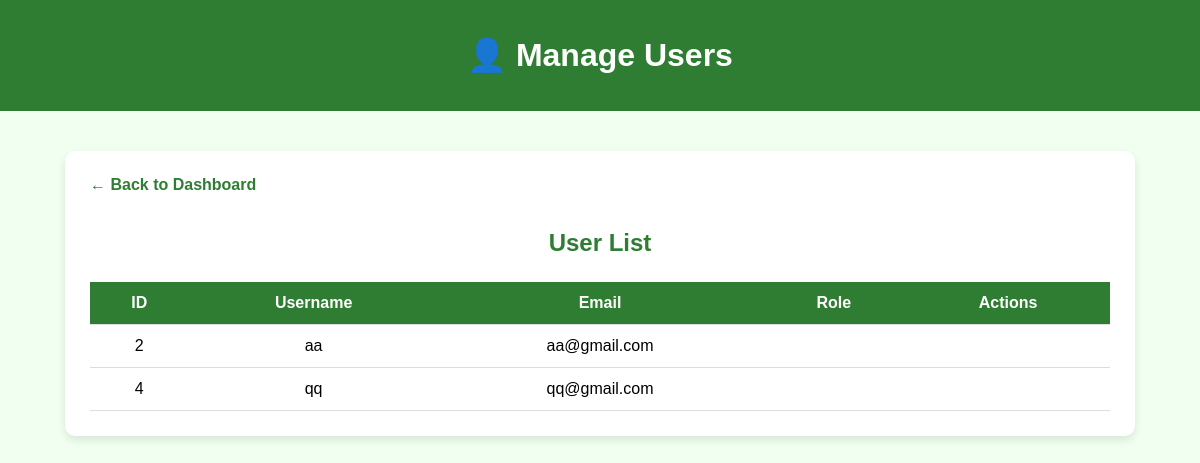
Screenshot of /manage-users/ with the database file from the repository.
### app/models.py (models this page shows, shortened)
class CustomUser(AbstractUser):
    phone = models.CharField(max_length=15, blank=True, null=True)
    address = models.TextField(blank=True, null=True)
    pincode = models.CharField(max_length=10, blank=True, null=True)

### app/views.py (the view)
# urls.py: path('manage-users/', views.manage_users, name='manage_users'),
def manage_users(request):
    users = CustomUser.objects.all()
    return render(request, 'manage_users.html', {'users': users})

### templates/manage_users.html (shortened to what this page needs)
<!DOCTYPE html>
<html lang="en">
<head>
</head>
<body>
    <header>
        <h1>👤 Manage Users</h1>
    </header>
    <div class="container">
        <a href="{% url 'admin_dashboard' %}" class="back-link">← Back to Dashboard</a>
        <h2>User List</h2>
        {% if users %}
        <table>
            <thead>
                <tr>
                    <th>ID</th>
                    <th>Username</th>
                    <th>Email</th>
                    <th>Role</th>
                    <th>Actions</th>
                </tr>
            </thead>
            <tbody>
                {% for user in users %}
                <tr>
                    <td>{{ user.id }}</td>
                    <td>{{ user.username }}</td>
                    <td>{{ user.email }}</td>
                    <td>{{ user.role }}</td>
                    <td>
                    </td>
                </tr>
                {% endfor %}
            </tbody>
        </table>
        {% else %}
        <p style="text-align:center; color: gray;">No users registered yet.</p>
        {% endif %}
    </div>
</body>
</html>

### templates/manage_users.html (style rules this page uses)
body { font-family: Arial, sans-serif; background: #f0fff0; margin: 0; }
header { background: #2e7d32; color: white; text-align: center; padding: 15px; }
.container { width: 85%; margin: 40px auto; background: white; padding: 25px; border-radius: 10px; box-shadow: 0 4px 8px rgba(0, 0, 0, 0.1); }
h2 { color: #2e7d32; text-align: center; margin-bottom: 20px; }
table { width: 100%; border-collapse: collapse; margin-top: 25px; }
th, td { padding: 12px; border-bottom: 1px solid #ddd; text-align: center; }
th { background: #2e7d32; color: white; }
.back-link { display: inline-block; margin-bottom: 15px; color: #2e7d32; text-decoration: none; font-weight: bold; }

### rows the page displays
CustomUser: id "2", username "aa", email "aa@gmail.com"
CustomUser: id "4", username "qq", email "qq@gmail.com"
